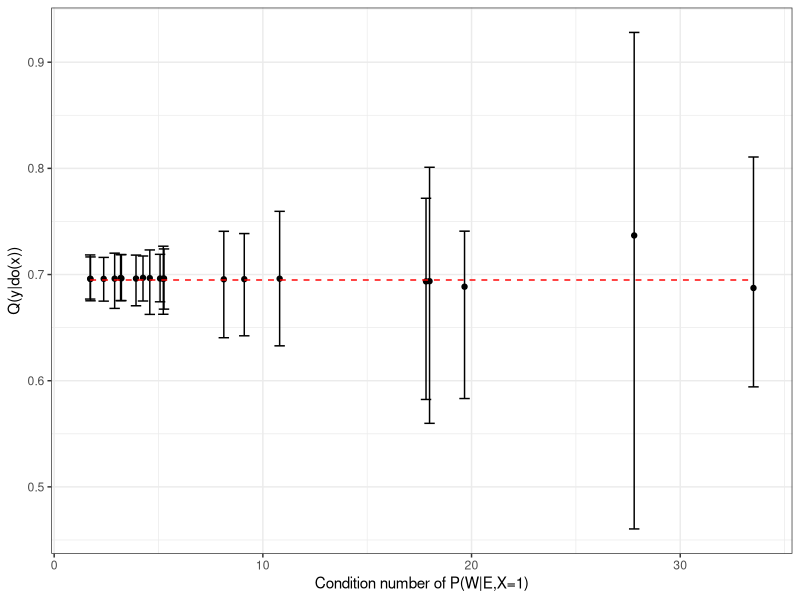
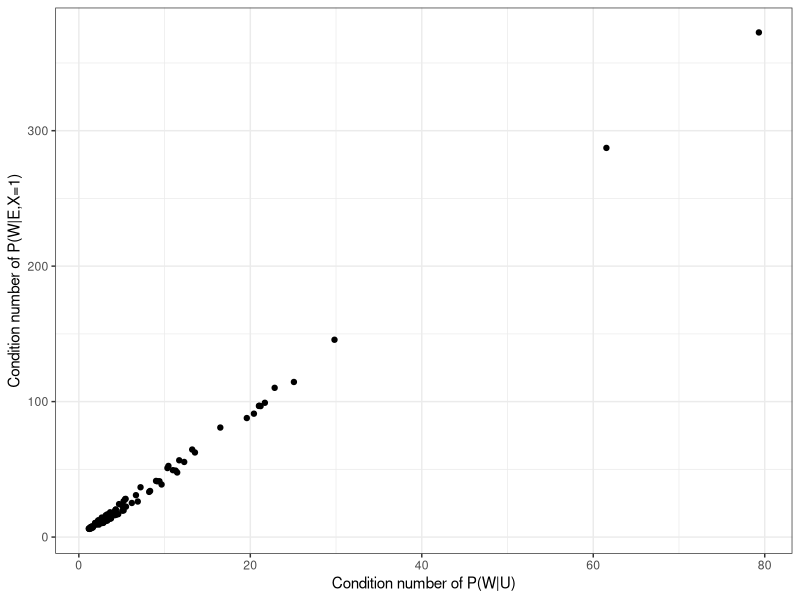

These figures' R source, in order:
#Estimation of the causal effect depending on the condition number
library(ggplot2)

M <- 20      #Number of different random matrices generated

#Mean and confidence interval for the causal effect
means <- rep(0,M)
confidence <- matrix(0,2,M)
kappas <- rep(0,M)

for(m in 1:M){
  print(m)
  set.seed(100+m)
  p <- runif(2)
  PUE <- cbind(c(p[1],1-p[1]),c(p[2],1-p[2]))/10           #P(U|E)
  PWU <- cbind(c(8,2),c(1,9))/10                           #P(W|U) 
  QW <- c(0.4,0.6)                                         #Q(W)
  
  #Exact values
  PX1U <-  c(6,8)/10                       #P(X=1|U)
  PX1E <- as.vector(PX1U%*%PUE)            #P(X=1|E)
  PUEX1 <- t(t(PX1U*PUE)/PX1E)             #P(U|E,X=1)
  PWEx_t <- PWU%*%PUEX1                    #P(W|E,X=1)
  PyWUx <- rbind(c(0.66,0.68),c(0.7,0.72)) #P(Y=1|W,U,X=1)
  PyUx <- diag(PyWUx%*%PWU)                #P(Y=1|U,X=1)
  PyEx_t <- PyUx%*%PUEX1                   #P(Y=1|E,X=1)
  effect <- PyEx_t%*%solve(PWEx_t)%*%QW    #Q(Y=1|do(X=1))
  
  #Function to obtain a sample of W from a sample of U
  substitution <- function(i){
    sample(1:2,1,prob=PWU[,i])
  }
  
  n <- 1e3
  N <- 100    #Number of samples generated for each matrix
  
  #Condition number of the generated matrix P(W|E,X=1)
  kappas[m] <- kappa(PWEx_t)
  
  U <- matrix(0,n,2)
  W <- matrix(0,n,2)
  X <- matrix(0,n,2)
  Y <- matrix(0,n,2)
  do <- rep(0,N)
  
  PyEx <- rep(0,2)
  PWEx <- matrix(0,2,2)
  
  #Generation of a sample of W in the target domain
  set.seed(1234+n)
  Wnew <- sample(1:2,n,replace=TRUE,prob=QW)
  QW_s <- as.vector(table(factor(Wnew, levels=1:2)))/n
  
  for(j in 1:N){
    set.seed(j)
    for(i in 1:2){
      U[,i] <- sample(1:2,n,replace=TRUE,prob=PUE[,i])
      W[,i] <- sapply(U[,i],substitution)
      X[,i] <- (runif(n)<(0.4+U[,i]/5))*1
      Y[,i] <- (runif(n)<(0.1+X[,i]*0.5+U[,i]/25+W[,i]/50))*1
      
      #Estimation of P(Y=1|E,X=1) and P(W|E,X=1)
      PyEx[i] <- mean(Y[X[,i]==1,i])
      PWEx[,i] <- as.vector(table(factor(W[X[,i]==1,i], levels=1:2)))/sum(X[,i]==1)
    }
    #Estimation of the causal effect
    do[j] <- PyEx%*%solve(PWEx)%*%QW_s
  }
  means[m] <- mean(do)
  confidence[1,m] <- quantile(do,0.025)
  confidence[2,m] <- quantile(do,0.975)
}

#Representation of the estimation of the causal effect depending on the condition number
data <- data.frame(kappas=kappas,means=means,conf1=confidence[1,],conf2=confidence[2,])

ggplot(data=data,aes(x=kappas)) +
  geom_point(aes(y=means)) +
  geom_errorbar(aes(x=kappas,ymin=conf1,ymax=conf2),width=0.5) +
  geom_line(aes(y=effect),color='red',linetype='dashed') +
  theme_bw() +
  labs(x='Condition number of P(W|E,X=1)', y='Q(y|do(x))')


#Relation between condition numbers of P(W|U) and P(W|E,X=1)
K <- 100
kappas1 <- kappas2 <- rep(0,K)

for(k in 1:K){
  set.seed(10+k)
  p <- runif(2)
  PUE <- cbind(c(5,5),c(7,3))/10                           #P(U|E)
  PWU <- cbind(c(p[1],1-p[1]),c(p[2],1-p[2]))/10           #P(W|U) 
  QW <- c(0.4,0.6)                                         #Q(W)
  
  PX1U <-  c(6,8)/10                       #P(X=1|U)
  PX1E <- as.vector(PX1U%*%PUE)            #P(X=1|E)
  PUEX1 <- t(t(PX1U*PUE)/PX1E)             #P(U|E,X=1)
  PWEx_t <- PWU%*%PUEX1                    #P(W|E,X=1)
  
  kappas1[k] <- kappa(PWU)
  kappas2[k] <- kappa(PWEx_t)
}

data_kappa <- data.frame(kappas1, kappas2)

ggplot(data=data_kappa, aes(x=kappas1, y=kappas2)) +
  geom_point() +
  theme_bw() +
  labs(x='Condition number of P(W|U)', y='Condition number of P(W|E,X=1)')
